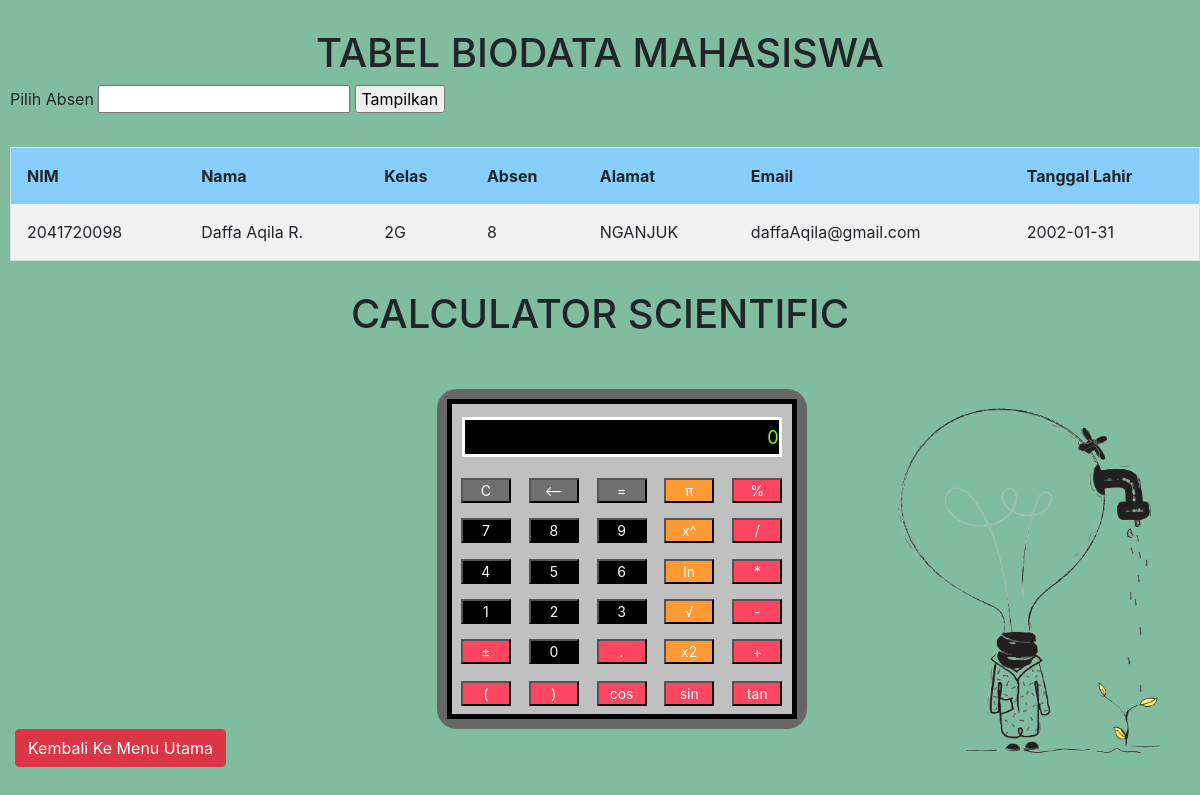
/calculator.php?absen=8, run on the app's committed database.
### tables this page shows
CREATE TABLE `biodata` (
  `id` int(11) NOT NULL,
  `nim` char(12) NOT NULL,
  `nama` varchar(60) NOT NULL,
  `kelas` char(4) NOT NULL,
  `absen` int(11) NOT NULL,
  `alamat` varchar(60) NOT NULL,
  `email` varchar(30) NOT NULL,
  `tanggalLahir` date NOT NULL
);

### calculator.php (the view, shortened to what this page needs)
<!DOCTYPE html>
<html>
<head>
  <link rel="stylesheet" type="text/css" href="styleCal.css">
  <link rel="stylesheet" href="https://cdn.jsdelivr.net/npm/bootstrap@4.6.1/dist/css/bootstrap.min.css"
>
</head>
<body>
  <br>
  <h1>TABEL BIODATA MAHASISWA</h1>
  <form method="get">
    <tr>
        <td> Pilih Absen </td>
        <td> <input type="number" name="absen"> </td>
      </tr>
      <tr>
        <td> <input type="submit" name="tambah" value=" Tampilkan "> </td>
      </tr>
  </form><br>
  <table class="tab">
    <tr class="ter">
      <th class="teh"> NIM </th>
      <th class="teh"> Nama </th>
      <th class="teh"> Kelas </th>
      <th class="teh"> Absen </th>
      <th class="teh"> Alamat </th>
      <th class="teh"> Email </th>
      <th class="teh"> Tanggal Lahir </th>
    </tr>
    <?php
      include "koneksi.php";
      $absen = $_GET['absen'];
      $query = "SELECT * FROM biodata WHERE absen = $absen";
      $result = mysqli_query($connect, $query);
      if (mysqli_num_rows($result)>0) {
        while ($row = mysqli_fetch_array($result)) {
    ?>
    <tr class="ter">
      <td class="ted"> <?php echo $row["nim"] ?> </td>
      <td class="ted"> <?php echo $row["nama"] ?> </td>
      <td class="ted"> <?php echo $row["kelas"] ?> </td>
      <td class="ted"> <?php echo $row["absen"] ?> </td>
      <td class="ted"> <?php echo $row["alamat"] ?> </td>
      <td class="ted"> <?php echo $row["email"] ?> </td>
      <td class="ted"> <?php echo $row["tanggalLahir"] ?> </td>
    <?php
        }
      }
      else{
        echo "Silahkan Pilih Absen Terlebih Dahulu";
      }
    ?>
    </tr>
  </table>
<br>
<h1>CALCULATOR SCIENTIFIC</h1><br><br>
    <form name="sci-calc">
 <table class="calculator" cellspacing="0" cellpadding="1" >
   <tr>
     <td colspan="5"><input id="display" name="display" value="0" size="28" maxlength="25"></td>
   </tr>
   <tr>
     <td><input type="button" class="btnTop" name="btnTop" value="C" onclick="this.form.display.value=  0 "></td>
     <td><input type="button" class="btnTop" name="btnTop" value="<--" onclick="deleteChar(this.form.display)"></td>
     <td><input type="button" class="btnTop" name="btnTop" value="=" onclick="if(checkNum(this.form.display.value)) { compute(this.form) }"></td>
     <td><input type="button" class="btnOpps" name="btnOpps" value="&#960;" onclick="addChar(this.form.display,'3.14159265359')"></td>
     <td><input type="button" class="btnMath" name="btnMath" value="%" onclick=" percent(this.form.display)"></td>
   </tr>
   <tr>
     <td><input type="button" class="btnNum" name="btnNum" value="7" onclick="addChar(this.form.display, '7')"></td>
     <td><input type="button" class="btnNum" name="btnNum" value="8" onclick="addChar(this.form.display, '8')"></td>
     <td><input type="button" class="btnNum" name="btnNum" value="9" onclick="addChar(this.form.display, '9')"></td>
     <td><input type="button" class="btnOpps" name="btnOpps" value="x&#94;" onclick="if(checkNum(this.form.display.value)) { exp(this.form) }"></td>
     <td><input type="button" class="btnMath" name="btnMath" value="/" onclick="addChar(this.form.display, '/')"></td>
   <tr>
     <td><input type="button" class="btnNum" name="btnNum" value="4" onclick="addChar(this.form.display, '4')"></td>
     <td><input type="button" class="btnNum" name="btnNum" value="5" onclick="addChar(this.form.display, '5')"></td>
     <td><input type="button" class="btnNum" name="btnNum" value="6" onclick="addChar(this.form.display, '6')"></td>
     <td><input type="button" class="btnOpps" name="btnOpps" value="ln" onclick="if(checkNum(this.form.display.value)) { ln(this.form) }"></td>
     <td><input type="button" class="btnMath" name="btnMath" value="*" onclick="addChar(this.form.display, '*')"></td>
   </tr>
   <tr>
     <td><input type="button" class="btnNum" name="btnNum" value="1" onclick="addChar(this.form.display, '1')"></td>
     <td><input type="button" class="btnNum" name="btnNum" value="2" onclick="addChar(this.form.display, '2')"></td>
     <td><input type="button" class="btnNum" name="btnNum" value="3" onclick="addChar(this.form.display, '3')"></td>
     <td><input type="button" class="btnOpps" name="btnOpps" value="&radic;" onclick="if(checkNum(this.form.display.value)) { sqrt(this.form) }"></td>
     <td><input type="button" class="btnMath" name="btnMath" value="-" onclick="addChar(this.form.display, '-')"></td>
   </tr>
   <tr>
     <td><input type="button" class="btnMath" name="btnMath" value="&#177" onclick="changeSign(this.form.display)"></td>
     <td><input type="button" class="btnNum" name="btnNum" value="0" onclick="addChar(this.form.display, '0')"></td>
     <td><input type="button" class="btnMath" name="btnMath" value="&#46;" onclick="addChar(this.form.display, '&#46;')"></td>
     <td><input type="button" class="btnOpps" name="btnOpps" value="x&#50;" onclick="if(checkNum(this.form.display.value)) { square(this.form) }"></td>
     <td><input type="button" class="btnMath" name="btnMath" value="+" onclick="addChar(this.form.display, '+')"></td>
   </tr>
   <tr>
     <td><input type="button" class="btnMath" name="btnMath" value="(" onclick="addChar(this.form.display, '(')"></td>
     <td><input type="button" class="btnMath" name="btnMath" value=")" onclick="addChar(this.form.display,')')"></td>
     <td><input type="button" class="btnMath" name="btnMath" value="cos" onclick="if(checkNum(this.form.display.value)) { cos(this.form) }"></td>
     <td><input type="button" class="btnMath" name="btnMath" value="sin" onclick="if(checkNum(this.form.display.value)) { sin(this.form) }"></td>
     <td><input type="button" class="btnMath" name="btnMath" value="tan" onclick="if(checkNum(this.form.display.value)) { tan(this.form) }"></td>
  </tr>
</form>
  <img src="lampu.png" width="30%" height="30%" align="right">
  <table>
    <tr>
      <a href="landingPage.php" class="btn btn-danger">Kembali Ke Menu Utama</a>
    </tr>
  </table>
</body>
</html>

### styleCal.css (style rules this page uses)
* { padding: 0; margin: 5px; text-align: center; }
body { background-color:#80BD9E; }
.calculator { width: 350px; height: 320px; background-color: #c0c0c0; box-shadow: 0px 0px 0px 10px #666; border: 5px solid black; border-radius: 10px; }
#display { width: 320px; height: 40px; text-align: right; background-color: black; border: 3px solid white; font-size: 18px; left: 2px; top: 2px; color: #7fff00; }
.btnTop { color: white; background-color: #6f6f6f; font-size: 14px; margin: auto; width: 50px; height: 25px; }
.btnNum { color: white; background-color: black; font-size: 14px; margin: auto; width: 50px; height: 25px; }
.btnMath { color: white; background-color: #ff4561; font-size: 14px; margin: auto; width: 50px; height: 25px; }
.btnOpps { color: white; background-color: #ff9933; font-size: 14px; margin: auto; width: 50px; height: 25px; }

### calculator.php (style rules this page uses)
.tab { border-collapse: collapse; border-spacing: 0; width: 100%; border: 1px solid #ddd; background-color: lightskyblue; }
.teh, .ted { text-align: left; padding: 16px; }
.ter:nth-child(even) { background-color: #f2f2f2; }
form { text-align: left; }
.calculator { margin-left: 37%; }
body { background-color: #80BD9E; }

### data on the page
biodata: nim "2041720098", nama "Daffa Aqila R.", kelas "2G", absen "8", alamat "NGANJUK", email "daffaAqila@gmail.com", tanggalLahir "2002-01-31"
